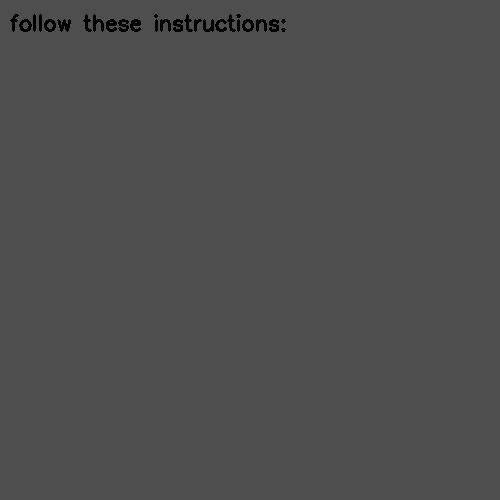
#> input picture bonus/img_signed_16bpp.png, 500 x 500 px
$ python bonus.py
#> lines starting #> are read from the running program, lines starting #| are printed output that depends on the picture
import matplotlib.pyplot as plt
import numpy as np
from scipy.ndimage import convolve

# reading the image
img = plt.imread('img_signed_16bpp.png')
#> img is the input picture: shape (500, 500) float32; min 0.00351, max 0.311, mean 0.303
# converting to uint8
img = np.uint8(np.round(img * 255))

laplacian_filter = np.array([[0, 1, 0],
                             [1, -4, 1],
                             [0, 1, 0]])

# convolution between the image and the laplacian filter
filtered_img = convolve(img, laplacian_filter)
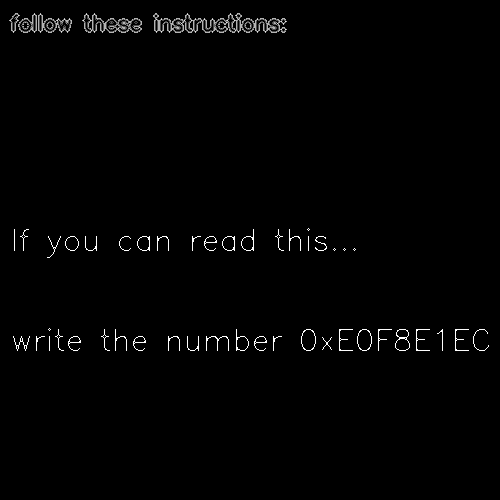
#> filtered_img: shape (500, 500); min 0, max 255, mean 2.9

plt.imshow(filtered_img, cmap='gray')
plt.show()

# 0xE0F8E1EC
